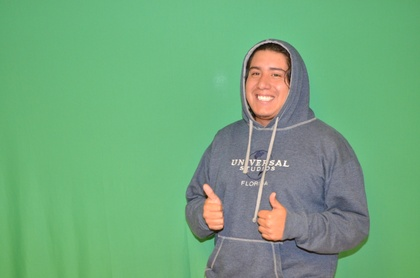
%> input picture Practica 3 - Obtención de los canales RGB de una imagen/garfias2.JPG, 420 x 278 px, shrunk from 3696 x 2448 before the run
$ octave practica3_RGB.m   (GNU Octave 9; MATLAB toolbox functions it lacks are replaced by stand-ins)
%> lines starting %> are read from the running program, lines starting %| are printed output that depends on the picture
% GARFIAS LOPEZ JOSE DE JESUS
% RGB DESCOMPOSITION

clear all, close all,clc
A=imread('garfias2.JPG', 'jpg');
%> A is the input picture: size 278x420x3 uint8; mean R, G, B 113.2, 169.4, 124.7
[m n l]= size(A);
%> m = 278; n = 420; l = 3

R=zeros(m,n,l);
G=zeros(m,n,l);
B=zeros(m,n,l);

for x=1:1:n
    for y=1:1:m
        R(y,x,1) = A(y,x,1);
        G(y,x,2) = A(y,x,2);
        B(y,x,3) = A(y,x,3);
    end
end
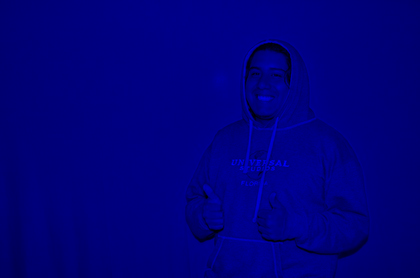
%> B: size 278x420x3 double; mean R, G, B 0, 0, 124.7
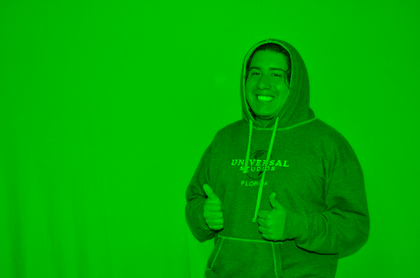
%> G: size 278x420x3 double; mean R, G, B 0, 169.4, 0
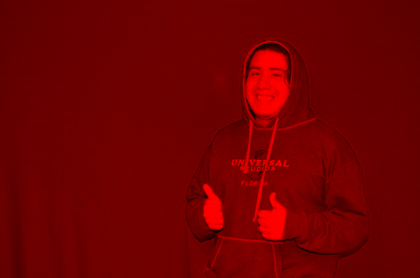
%> R: size 278x420x3 double; mean R, G, B 113.2, 0, 0

figure;
image(uint8(R));
figure;
imshow(A(:,:,1));
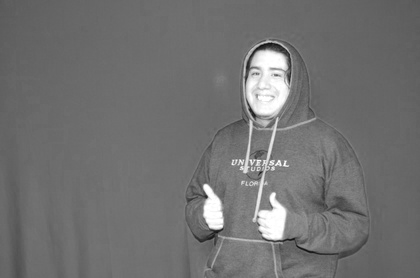
%> displayed picture: size 278x420, on the screen's scale of 0 to 255; min 13, max 255, mean 113.2
imwrite(uint8(R),'practica3_output_r.JPG');
figure;
image(uint8(G));
figure;
imshow(A(:,:,2));
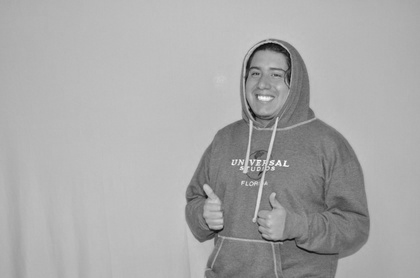
%> displayed picture: size 278x420, on the screen's scale of 0 to 255; min 9, max 253, mean 169.4
imwrite(uint8(G),'practica3_output_g.JPG');
figure;
image(uint8(B));
figure;
imshow(A(:,:,3));
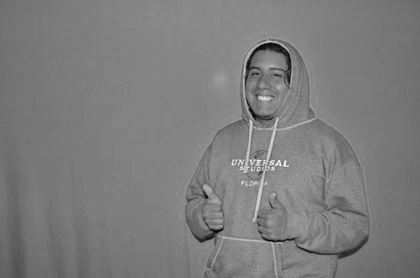
%> displayed picture: size 278x420, on the screen's scale of 0 to 255; min 0, max 255, mean 124.7
imwrite(uint8(B),'practica3_output_b.JPG');
